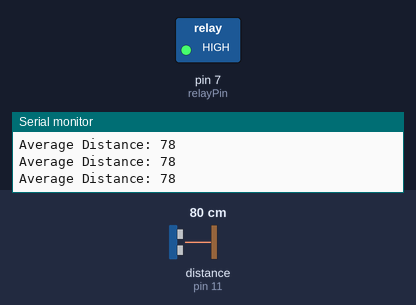
A sketch run on a simulated Arduino Uno, built with avr-gcc and run on an emulated ATmega328P. Shown: switched loads named in the sketch (green lamp = pin HIGH), the last lines printed to the serial monitor. Wiring (inferred from the names in the program): ultrasonic range finder: trigger pin 10; echo pin 11. The inputs (shaded band) are chosen by the test bench; at power-on: distance to the obstacle (sensor on pin 11) 80 cm. The echo pulse lasts 58.3 µs per cm; pins used as bus, display or sensor lines are not drawn.

Above: at 1.2 s.
1.3 s: distance to the obstacle (sensor on pin 11) set to 12 cm
2.8 s: distance to the obstacle (sensor on pin 11) set to 9 cm
At 3.8 s:
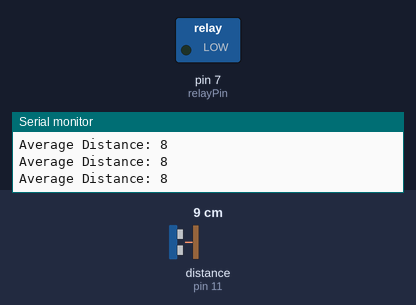
Timing chart, 0 to 5.8 s (numbered marks = the images above; inputs shaded):
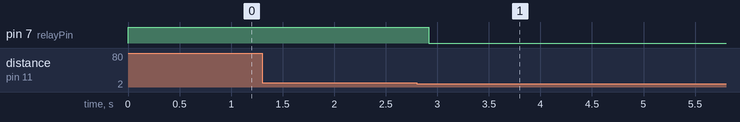

Measured:
- the behaviour switches between 11 and 10 cm on distance to the obstacle (sensor on pin 11) (found by bisection; images 0 and 1)
- after the input at 2.8 s, pin 7 (relayPin): HIGH → LOW after 0.11 s

The sketch:

dispenser_arduino.ino
```cpp
const int trigPin = 10;
const int echoPin = 11;
const int relayPin = 7;

const int distanceThreshold = 10; // cm, jarak tangan aktif
const int minDistance = 2;        // abaikan noise
const int readings = 5;           // jumlah pembacaan untuk rata-rata
const int offDelay = 1000;        // jeda 1 detik sebelum pompa mati

long distanceArray[readings];
unsigned long lastDetectedTime = 0; // untuk menunda mati
bool pumpOn = false;

void setup() {
  pinMode(trigPin, OUTPUT);
  pinMode(echoPin, INPUT);
  pinMode(relayPin, OUTPUT);
  digitalWrite(relayPin, HIGH); // Pompa OFF (relay aktif LOW)
  Serial.begin(9600);

  // Inisialisasi array jarak
  for (int i = 0; i < readings; i++) distanceArray[i] = distanceThreshold + 1;
}

long getDistance() {
  long duration, distance;
  digitalWrite(trigPin, LOW);
  delayMicroseconds(2);
  digitalWrite(trigPin, HIGH);
  delayMicroseconds(10);
  digitalWrite(trigPin, LOW);

  duration = pulseIn(echoPin, HIGH, 25000); // timeout 25ms (max 4m)
  if (duration == 0) return 999;            // jika gagal baca
  distance = duration * 0.034 / 2;          // ubah ke cm
  return distance;
}

long getAverageDistance() {
  long sum = 0;
  for (int i = 0; i < readings; i++) {
    long d = getDistance();
    if (d > 0 && d < 400) { // hanya nilai valid
      distanceArray[i] = d;
      sum += d;
    } else {
      sum += distanceThreshold + 5; // abaikan nilai aneh
    }
    delay(20);
  }
  return sum / readings;
}

void loop() {
  long distance = getAverageDistance();
  Serial.print("Average Distance: ");
  Serial.println(distance);

  // Jika tangan terdeteksi
  if (distance > minDistance && distance < distanceThreshold) {
    lastDetectedTime = millis();
    if (!pumpOn) {
      pumpOn = true;
      digitalWrite(relayPin, LOW); // Pompa ON
      Serial.println("Pompa ON");
    }
  }

  // Jika sudah lewat waktu delay dan tangan tidak ada
  if (pumpOn && millis() - lastDetectedTime > offDelay) {
    pumpOn = false;
    digitalWrite(relayPin, HIGH); // Pompa OFF
    Serial.println("Pompa OFF");
  }

  delay(50);
}
```
